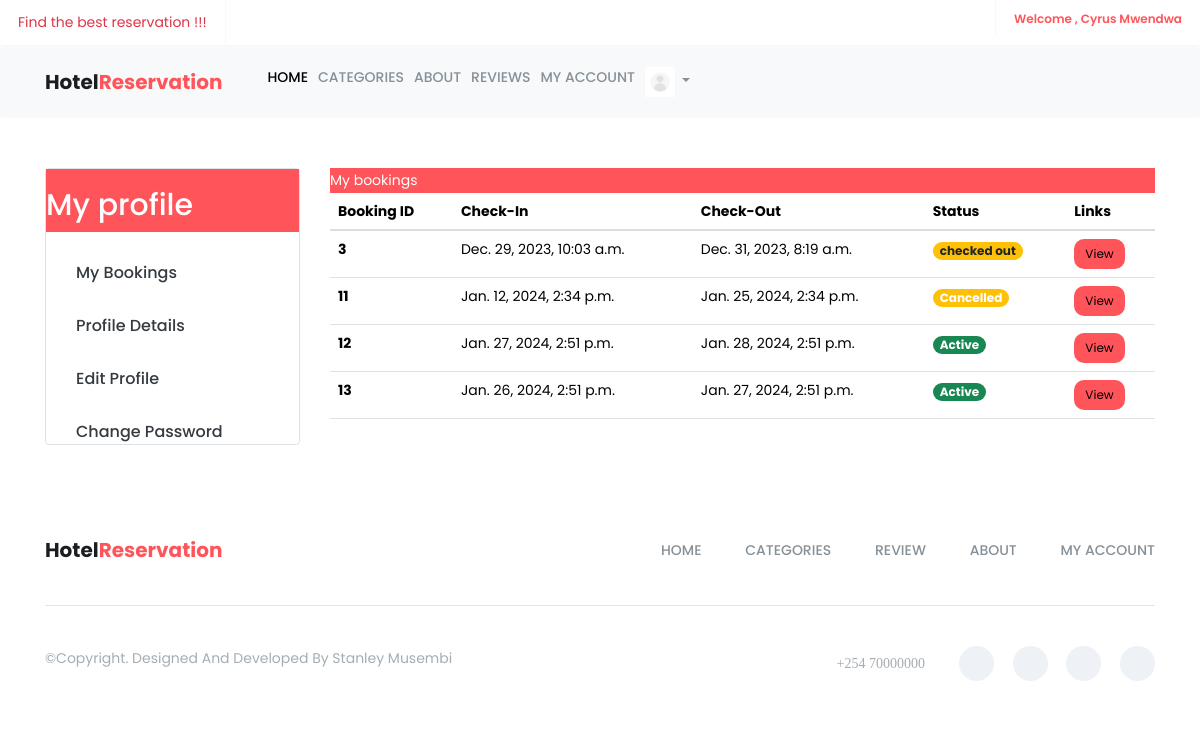
/auth/my_bookings/ (signed in), run on an earlier commit of the app's database.
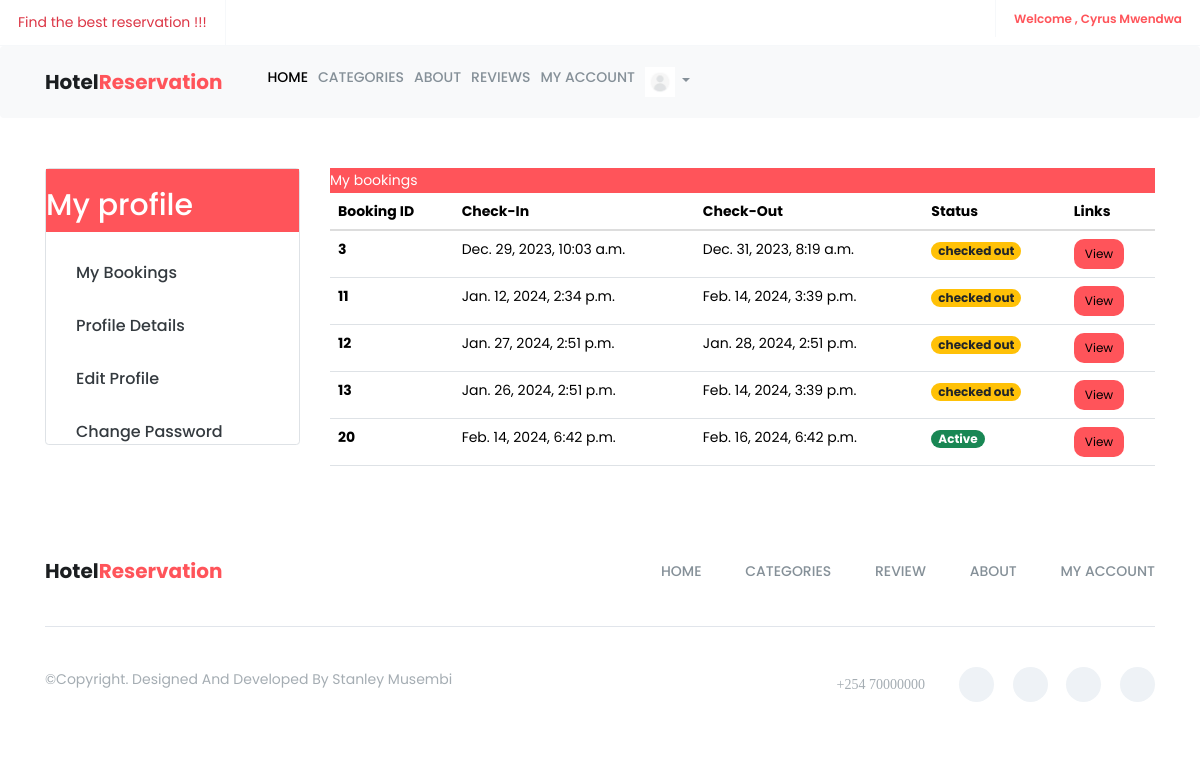
And on a later commit of the database.
### accounts/models.py (models this page shows, shortened)
class CustomUser(AbstractUser):
    email = models.EmailField(unique=True)
    gender = models.CharField(max_length=1, blank=True, null=True)
    address = models.CharField(max_length=255, blank=True, null=True)
    image = models.ImageField(upload_to="user_images", blank=True, null=True)
    username = None
    objects = CustomUserManager()
    USERNAME_FIELD = 'email'
    REQUIRED_FIELDS = []

### hotel/models.py (models this page shows, shortened)
class Booking(models.Model):
    room = models.ForeignKey('Room' , on_delete=models.CASCADE)
    user = models.ForeignKey('accounts.CustomUser' , on_delete=models.CASCADE)
    persons = models.IntegerField()
    check_in = models.DateTimeField()
    check_out = models.DateTimeField()
    STATUS_CHOICES = (
        ('active' , 'active') ,
        ('cancelled' , 'cancelled') ,
        ('checked out' , 'checked out')
    )
    status = models.CharField(max_length=255 , choices=STATUS_CHOICES , default='active')
    added_on = models.DateTimeField(auto_now_add=True)
    updated_on = models.DateTimeField(auto_now=True)

### accounts/views.py (the view)
# urls.py: path('my_bookings/' , my_booking , name='my_bookings'),
@login_required(login_url='accounts:login')
def my_booking(request):
    user = request.user
    bookings = Booking.objects.filter(user=user)
    context = {
        'bookings':bookings
    }
    return render(request , 'public/my_bookings.html' , context)

### templates/public/my_bookings.html (shortened to what this page needs)
{% extends 'public/base.html' %}
{% load static %}
{% block content %}
    <div class="container m-5">
        <div class="row">
             {% include 'public/profile_sidebar.html'%}
            <div class="col-md-9">
                <div class="card-header primary-bg">
                     <p class= "  text-white">My bookings </p>
                </div>
                {% if bookings %}
                    <table class="table responsive">
                        <thead>
                            <tr>
                                <th scope="col">Booking ID</th>
                                <th scope="col">Check-In</th>
                                <th scope="col">Check-Out</th>
                                <th scope="col">Status</th>
                                <th scope="col">Links</th>
                            </tr>
                        </thead>
                        <tbody>
                            {% for booking in bookings %}
                                <tr>
                                    <th scope="row">{{ booking.id }}</th>
                                    <td>{{ booking.check_in }}</td>
                                    <td>{{ booking.check_out }}</td>
                                    <td>
                                        {% if booking.status == 'active' %}
                                            <span class="badge bg-success">Active</span>
                                            {% endif %}
                                        {% if booking.status == 'cancelled' %}
                                            <span class="badge bg-warning">Cancelled</span>
                                            {% endif %}
                                        {% if booking.status == 'checked out' %}
                                            <span class="badge bg-warning text-dark">checked out</span>
                                        {% endif %}
                                    </td>
                                    <td>
                                        <a href="{% url 'accounts:booking_details' booking.id %}"><button  class="btn btn-custom btn-sm">View </button></a>
                                    </td>
                                </tr>
                            {% endfor %}
                        </tbody>
                    </table>
                {% else %}
                    <p>No bookings found.</p>
                {% endif %}
            </div>
        </div>
    </div>
{% endblock %}

### templates/public/base.html (shortened to what this page needs)
{% load static %}
<!doctype html>
<html class="no-js" lang="en">
    <head>
        <link href="https://cdn.jsdelivr.net/npm/bootstrap@5.3.2/dist/css/bootstrap.min.css" rel="stylesheet">
		<link href="https://cdn.jsdelivr.net/npm/bootstrap@5.3.2/dist/css/bootstrap.min.css" rel="stylesheet">
        <link rel="stylesheet" href="{% static 'assets/css/font-awesome.min.css' %}">
		<link rel="stylesheet" href="{% static 'assets/css/linearicons.css' %}">
        <link rel="stylesheet" href="{% static 'assets/css/animate.css' %}">
        <link rel="stylesheet" href="{% static 'assets/css/flaticon.css' %}">
        <link rel="stylesheet" href="{% static 'assets/css/slick.css' %}">
		<link rel="stylesheet" href="{% static 'assets/css/slick-theme.css' %}">
        <link rel="stylesheet" href="{% static 'assets/css/bootstrap.min.css' %}">
		<link rel="stylesheet" href="{% static 'assets/css/bootsnav.css' %}" >
        <link rel="stylesheet" href="{% static 'assets/css/style.css' %}">
        <link rel="stylesheet" href="{% static 'assets/css/responsive.css' %}">
    </head>
	<body>
		<header id="header-top" class="header-top">
			<ul>
				<li>
					<div class="header-top-left">
						<ul>
							<li class="select-opt">
								 <p class="text-danger">Find the best reservation !!!</p>
							</li>
						</ul>
					</div>
				</li>
				<li class="head-responsive-right pull-right">
                    <div class="header-top-right">
                        {% if  user.is_authenticated %}
						<ul>
							<li class="header-top-contact">
								 <a href="">Welcome , {{user.first_name }} {{user.last_name}} </a>
							</li>
						</ul>
						{% endif%}
                    </div>
                </li>
			</ul>
		</header>
		<section class="top-area">
			<div class="header-area">
			    <nav class="navbar navbar-expand-lg navbar-light bg-light fixed-top" style ="width:100%;" data-bs-minus-value-desktop="70" data-bs-minus-value-mobile="55" data-bs-speed="1000">
					<div class="container">
						<div class="navbar-brand">
							<a  href="{% url 'hotel:home'%} "  >Hotel<span class="brand-span">reservation</span></a>
						</div>
						<div class="collapse navbar-collapse menu-ui-design" id="navbar-menu">
							<ul class="navbar-nav ms-auto" data-bs-in="fadeInDown" data-bs-out="fadeOutUp">
								<li class="nav-item"><a href="{% url 'hotel:home' %}" class="nav-link active" href="#home">Home</a></li>
								<li class="nav-item"><a href="{% url 'hotel:all_categories' %}" class="nav-link" href="#works">Categories </a></li>
								<li class="nav-item"><a href="{% url 'hotel:about' %}" class="nav-link"  >About</a></li>
								<li class="nav-item"><a href="{% url 'hotel:reviews' %}" class="nav-link" href="#reviews">Reviews</a></li>
								<li class="nav-item"><a href="{% url 'accounts:profile' %}" class="nav-link" href="#contact">My Account</a></li>
								  {% if user.is_authenticated %}
								  <li class="nav-item ml-auto dropdown">
									  <a class="nav-link dropdown-toggle" href="#" id="profileDropdown" role="button" data-bs-toggle="dropdown" aria-haspopup="true" aria-expanded="false">
										  {% if user.image %}
											  <img src="{{ user.image.url }}" alt="Profile Image" width="30px" class="profile-image">
										  {% else %}
											  <img src="{% static 'assets/img/placeholder.webp' %}" alt="Placeholder Image" width="30px" class="profile-image">
										  {% endif %}
									  </a>
								  </li>
								  {% endif %}
							</ul>
						</div>
					</div>
				</nav>
			</div>
		</section>
        {% block content%}
         {% endblock content%}
		<footer id="footer"  class="footer">
			<div class="container">
				<div class="footer-menu">
		           	<div class="row">
			           	<div class="col-sm-3">
			           		 <div class="navbar-header">
				                <a class="navbar-brand" href="{% url 'hotel:home' %}">Hotel<span class="brand-span">Reservation</span></a>
				            </div>
			           	</div>
			           	<div class="col-sm-9">
			           		<ul class="footer-menu-item">
			                    <li class="scroll"><a  href="{% url 'hotel:home' %}">home</a></li>
			                    <li class="scroll"><a href="{% url 'hotel:all_categories' %}">categories</a></li>
			                    <li class="scroll"><a href="{% url 'hotel:reviews' %}">review</a></li>
								<li class="scroll"><a href="{% url 'hotel:about' %}">about</a></li>
			                    <li class="scroll"><a href="{% url 'accounts:profile' %}">my account</a></li>
			                </ul>
			           	</div>
		           </div>
				</div>
				<div class="hm-footer-copyright">
					<div class="row">
						<div class="col-sm-5">
							<p>
								&copy;copyright. designed and developed by Stanley Musembi
							</p>
						</div>
						<div class="col-sm-7">
							<div class="footer-social">
								<span><i class="fa fa-phone"> +254 70000000 </i></span>
								<a href="#"><i class="fa fa-facebook"></i></a>
								<a href="#"><i class="fa fa-twitter"></i></a>
								<a href="#"><i class="fa fa-linkedin"></i></a>
								<a href="#"><i class="fa fa-google-plus"></i></a>
							</div>
						</div>
					</div>
				</div>
			</div>
        </footer>
    </body>
</html>

### templates/public/profile_sidebar.html
<div class="col-md-3">
    <div class="list-group border">
        <div class=" primary-bg">
            <h2 class="text-white">My profile</h2>
        </div>
        <div class="mt-5">
        <a href="{% url 'accounts:my_bookings' %}"><div  class="px-5  "> My bookings </div></a>
        </div>
        <div class="mt-5">
            <a href="{% url 'accounts:edit_profile' %} "  > <div  class="px-5">Profile details</div> </a>
         </div>
        <div class="mt-5">
        <a href=" {% url 'accounts:profile_details' %}"><div  class="px-5">Edit profile </div></a>
        </div>
        <div class="mt-5">
        <a href="{% url 'accounts:change_password' %}" ><div  class="px-5">Change Password</div></a>
        </div>
    </div>
</div>

### static/assets/css/bootsnav.css (style rules this page uses)
body { -webkit-transition: all 0.3s ease-in-out; -moz-transition: all 0.3s ease-in-out; -o-transition: all 0.3s ease-in-out; -ms-transition: all 0.3s ease-in-out; transition: all 0.3s ease-in-out; }

### static/assets/css/style.css (style rules this page uses)
* { padding: 0; margin: 0; }
* { -webkit-box-sizing:border-box; -moz-box-sizing:border-box; -o-box-sizing:border-box; -ms-box-sizing:border-box; box-sizing:border-box; }
body { font-family: 'Poppins', sans-serif; font-size:14px; color:#a09e9c; text-transform:initial; max-width:1920px; margin:0 auto; overflow-x:hidden; }
a,a:hover,a:active,a:focus { display:inline-block; text-decoration:none; color: #343a3f; font-size:16px; padding:0; font-weight: 500; text-transform: capitalize; }
p { margin: 0; color:#767f86; font-size:14px; line-height: 1.8; text-transform: initial; }
img { border:none;max-width:100%; height:auto; }
ul { padding: 0; margin: 0 auto; list-style: none; }
ul li { list-style: none; }
select,input,textarea,button { box-shadow:none;outline:0!important; }
button { background: transparent;border: 0;font-size: 12px; }
html,body { height: 100%; }
.header-top { border-bottom:1px solid #f6f8fa; }
.header-top ul li { display: inline-block; }
.header-top-left li,.header-top-right li { display: inline-block; }
.select-opt,.header-top-contact { padding: 10px 18px; border-right: 1px solid #f6f8fa; }
.header-top-contact { border-right: 0; border-left: 1px solid #f6f8fa; font-size: 12px; }
.header-top-right ul li a { color:#ff545a; font-size: 12px; font-weight: 600; }
.primary-bg { background:#ff545a; }
.btn-custom { background-color:#ff545a; color: #000; border-radius: 10px; }
.navbar-brand { display: inline-block; color: #1b1e20; font-size: 20px; font-weight: 700; text-transform:capitalize; }
.navbar-brand a { color: #1b1e20; font-size: 20px; font-weight: 700; text-transform:capitalize; }
.brand-span { display: inline-block;color:#ff545a;text-transform:capitalize; }
.nav-link { color: #859098; font-size: 14px; font-weight: 500; text-transform:uppercase; -webkit-transition: 0.3s linear; -moz-transition: 0.3s linear; -ms-transition: 0.3s linear; -o-transition: 0.3s linear; transition: 0.3s linear; }
.nav-link { padding:34px 21px; }
.menu-ui-design { overflow-y:scroll;height: 350px; }
.footer-menu { padding: 45px 0; }
.footer-menu .navbar-header { padding:0; }
.footer-menu .navbar-header a.navbar-brand,.footer-menu.footer-menu .navbar-header a.navbar-brand:hover,.footer-menu .navbar-header a.navbar-brand:focus { padding:0; height: 0; }
.footer-menu ul.footer-menu-item { text-align: right; }
.footer-menu ul.footer-menu-item li { display: inline-block; }
.footer-menu ul.footer-menu-item li a { color: #859098; font-size: 14px; text-transform: uppercase; padding-left: 40px; -webkit-transition:0.3s linear; -moz-transition:0.3s linear; -o-transition:0.3s linear; transition:0.3s linear; }
.hm-footer-copyright { padding: 40px 0; border-top: 1px solid #e1e5eb; }
.hm-footer-copyright p,.hm-footer-copyright p a { color: #a5adb3; font-size: 14px; font-weight: 400; text-transform: capitalize; }
.footer-social { text-align: right; }
.footer-social .fa-phone:before { position: relative; top: 2px; }
.footer-social a ,.footer-social span { display: inline-block; color: #afb4bf; font-size: 14px; margin-left: 15px; -webkit-transition: .3s; -moz-transition:.3s; -ms-transition:.3s; -o-transition:.3s; transition: .3s; }
.footer-social a { width: 35px; height: 35px; line-height: 35px; background: #eef2f6; text-align: center; border-radius: 50%; }
.footer-social span { margin-right:15px;margin-left: 0;color: #a5adb3; }

What changed in the data, as far as the page shows it:
changed Booking "Jan. 12, 2024, 2:34 p.m.": check_out "Jan. 25, 2024, 2:34 p.m." → "Feb. 14, 2024, 3:39 p.m."; status "Cancelled" → "checked out"
changed Booking "Jan. 27, 2024, 2:51 p.m.": status "Active" → "checked out"
changed Booking "Jan. 26, 2024, 2:51 p.m.": check_out "Jan. 27, 2024, 2:51 p.m." → "Feb. 14, 2024, 3:39 p.m."; status "Active" → "checked out"
added Booking: id "20", check_in "Feb. 14, 2024, 6:42 p.m.", check_out "Feb. 16, 2024, 6:42 p.m.", status "Active"
